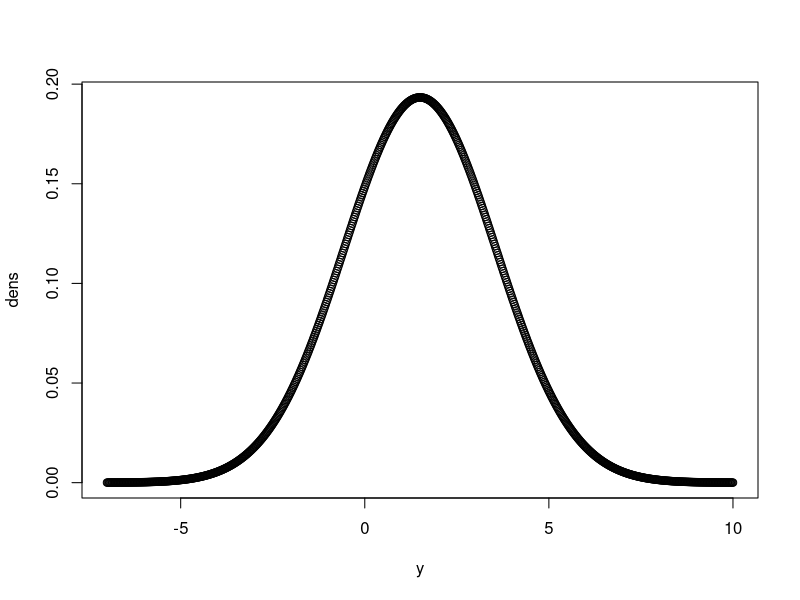
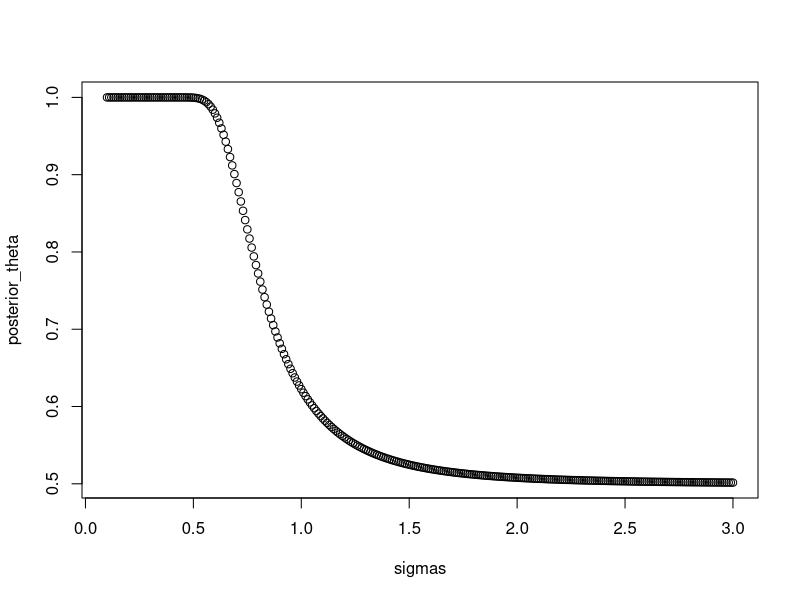

Write R code to recreate these figures, in order.
## ---- chunk 1

## ---- chunk 2
y <- seq(-7,10,.02)
dens <- 0.5*dnorm(y,1,2) + 0.5*dnorm(y,2,2)
plot(y, dens)
## ---- chunk 3
# Computing density of y at y=1:
cat("p(y=1):", 0.5*dnorm(1,1,2) + 0.5*dnorm(1,2,2),"\n")

# Computing density of y|theta at y=1:
cat("p(y=1}theta):", dnorm(1,1,2))
## ---- chunk 4
sigmas <- seq(0.1,3,0.01)
prior <- 0.5
likelihood <- dnorm(1,1,sigmas**2)
normalized <- 0.5*dnorm(1,1,sigmas**2) + 0.5*dnorm(1,2,sigmas**2)
posterior_theta <- prior*likelihood/normalized

plot(sigmas, posterior_theta)
## ---- chunk 5
# Using Normal approximation N(0,14^2) of outcome - prediction spread
cat("P(favorite wins|point spread = 8)", 1 - pnorm(-8.5,0,13.86),"\n",
    "P(beat the spread|point spread = 8)", 1 - pnorm(-0.5,0,13.86),"\n",
    "P(beat the spread|point spread = 8 & favorite wins)", 
        (1 - pnorm(-0.5,0,13.86))/(1 - pnorm(-8.5,0,13.86)))

## ---- chunk 6
# Monte Carlo simulation to determine a conditional probability of tying given this information

N <- 100000
voters <- 100000
races <- 435
lb_comp = 0.4
ub_comp = 0.6
p_comp = 0.25

ties <- 0

for (i in 1:N) {
  samp <- sample(seq.int(lb_comp*voters:ub_comp*voters),
                 size=races*p_comp, replace=TRUE)
  if ((voters / 2) %in% samp) {
    ties <- ties + 1
  }
}

cat("P(ties):", round(100*(ties/N), digits = 2), "%")

## ---- chunk 7
cat("P(ties):", round(49/20593*100, 2), "%")
## ---- chunk 8
time_start <- 0
time_end <- 420

x <- cumsum(rexp(n=1000,rate = 1/10))
entry_times <- x[x <= 420]

docs <- c(0,0,0)

time <- 0
queue <- c()
waiting_times <- c()

len <- length(entry_times) + 1

for (i in seq.int(1:len)) {

  if (i < length(entry_times)+1) {
      time_elapsed <- entry_times[i] - time
  }
  else {
    time_elapsed <- 99999
    time <- 420
  }
  
  while (time_elapsed > 0) {
    wait <- pmin(pmax(min(docs),0), time_elapsed)
    time <- time + wait
    time_elapsed <- time_elapsed - wait
    
    docs <- pmax(docs - wait,0)
  
    if (docs[1] == 0) {
      docs[1] <- runif(1,5,20)
      waiting_times[queue[1]] <- pmax(time - entry_times[queue[1]], 0)
      queue <- queue[-1]
    }
    else if (docs[2] == 0) {
      docs[2] <- runif(1,5,20)
      waiting_times[queue[1]] <- pmax(time - entry_times[queue[1]], 0)
      queue <- queue[-1]
    }
    else if (docs[3] == 0) {
      docs[3] <- runif(1,5,20)
      waiting_times[queue[1]] <- pmax(time - entry_times[queue[1]], 0)
      queue <- queue[-1]
    }
    
    if (length(queue) == 0) {
       if (i < length(entry_times)+1) {
        time <- time + time_elapsed
        docs <- pmax(docs - time_elapsed,0)
        time_elapsed <- 0
       }
      else {
        break
      }
    }
  }
  
  if (i < length(entry_times) + 1) {
    queue[length(queue) + 1] <- i
  }
  else {
    time <- time + max(docs)
  }

}


## ---- chunk 9
time_start <- 0
time_end <- 420

patients <- c()
num_waited <- c()
wait_time <- c()
time_closed <- c()

for (j in 1:100) {
x <- cumsum(rexp(n=1000,rate = 1/10))
entry_times <- x[x <= 420]

docs <- c(0,0,0)

time <- 0
queue <- c()
waiting_times <- c()

len <- length(entry_times) + 1

for (i in seq.int(1:len)) {

  if (i < length(entry_times)+1) {
      time_elapsed <- entry_times[i] - time
  }
  else {
    time_elapsed <- 99999
    time <- 420
  }
  
  while (time_elapsed > 0) {
    wait <- pmin(pmax(min(docs),0), time_elapsed)
    time <- time + wait
    time_elapsed <- time_elapsed - wait
    
    docs <- pmax(docs - wait,0)
  
    if (docs[1] == 0) {
      docs[1] <- runif(1,5,20)
      waiting_times[queue[1]] <- pmax(time - entry_times[queue[1]], 0)
      queue <- queue[-1]
    }
    else if (docs[2] == 0) {
      docs[2] <- runif(1,5,20)
      waiting_times[queue[1]] <- pmax(time - entry_times[queue[1]], 0)
      queue <- queue[-1]
    }
    else if (docs[3] == 0) {
      docs[3] <- runif(1,5,20)
      waiting_times[queue[1]] <- pmax(time - entry_times[queue[1]], 0)
      queue <- queue[-1]
    }
    
    if (length(queue) == 0) {
       if (i < length(entry_times)+1) {
        time <- time + time_elapsed
        docs <- pmax(docs - time_elapsed,0)
        time_elapsed <- 0
       }
      else {
        break
      }
    }
  }
  
  if (i < length(entry_times) + 1) {
    queue[length(queue) + 1] <- i
  }
  else {
    time <- time + max(docs)
  }

}

patients[j] <- length(entry_times)
num_waited[j] <- sum((waiting_times > 0))
wait_time[j] <- mean(waiting_times[waiting_times > 0])
time_closed[j] <- time - 420
}


cat("Number of patients:", median(patients), "\n",
    "Number of patients who waited:", median(num_waited), "\n",
    "Average wait time for patients who waited:", median(wait_time), "\n",
    "Minutes closed after 4pm:", median(time_closed), "\n")
